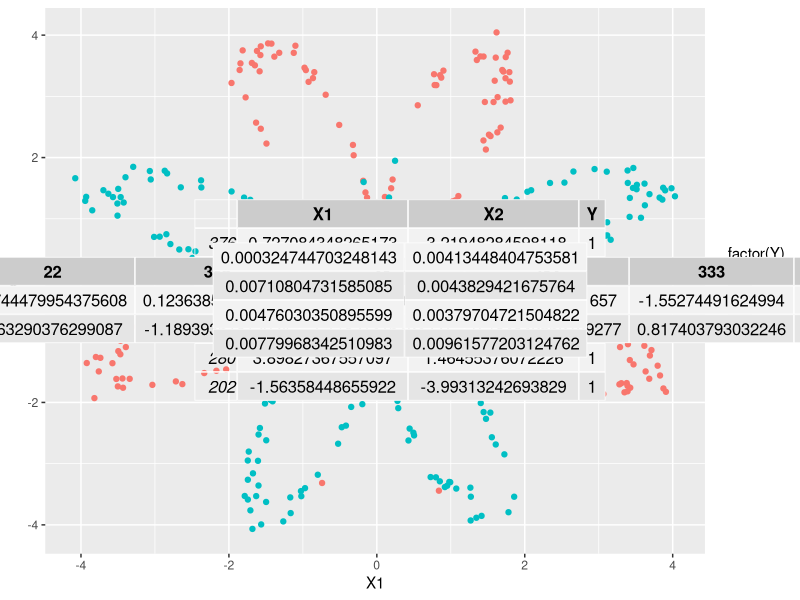

Here is the R script that generated this plot:
## ---- chunk 1
knitr::opts_chunk$set(warning=FALSE, message=FALSE)
knitr::opts_chunk$set(fig.align = "center", fig.height = 8, fig.width = 10)

## ---- chunk 2
# knitr::include_graphics("~/jusmodels/rmarkdowns/composition-of-different-delicious-ingredients.jpg")
## ---- chunk 3
set.seed(777)
library(dplyr)
library(ggplot2)
## ---- chunk 4
planar_dataset <- function(){
  set.seed(1)
  m <- 400
  N <- m/2
  D <- 2
  X <- matrix(0, nrow = m, ncol = D)
  Y <- matrix(0, nrow = m, ncol = 1)
  a <- 4
  
  for(j in 0:1){
    ix <- seq((N*j)+1, N*(j+1))
    t <- seq(j*3.12,(j+1)*3.12,length.out = N) + rnorm(N, sd = 0.2)
    r <- a*sin(4*t) + rnorm(N, sd = 0.2)
    X[ix,1] <- r*sin(t)
    X[ix,2] <- r*cos(t)
    Y[ix,] <- j
  }
  
  d <- as.data.frame(cbind(X, Y))
  names(d) <- c('X1','X2','Y')
  d
}

# try out
df <- planar_dataset()

ggplot(df, aes(x = X1, y = X2, color = factor(Y))) +
  geom_point()
## ---- chunk 5
df <- df[sample(nrow(df)), ]
## ---- chunk 6
train_test_split_index <- 0.8 * nrow(df)
train <- df[1:train_test_split_index,]
test <- df[(train_test_split_index+1): nrow(df),]
train %>% head() %>% 
  gridExtra::grid.table()
## ---- chunk 7
X_train <- scale(train[, c(1:2)])

y_train <- train$Y
dim(y_train) <- c(length(y_train), 1) # add extra dimension to vector

X_test <- scale(test[, c(1:2)])

y_test <- test$Y
dim(y_test) <- c(length(y_test), 1)
## ---- chunk 8
X_train <- as.matrix(X_train, byrow=TRUE)
X_train <- t(X_train)
y_train <- as.matrix(y_train, byrow=TRUE)
y_train <- t(y_train)

X_test <- as.matrix(X_test, byrow=TRUE)
X_test <- t(X_test)
y_test <- as.matrix(y_test, byrow=TRUE)
y_test <- t(y_test)

X_train %>% head() %>% 
  gridExtra::grid.table()
## ---- chunk 9
getLayerSize <- function(X, y, hidden_neurons, train=TRUE) {
  n_x <- dim(X)[1]
  n_h <- hidden_neurons
  n_y <- dim(y)[1]   
  
  size <- list("n_x" = n_x,
               "n_h" = n_h,
               "n_y" = n_y)
  
  return(size)
}
## ---- chunk 10
layer_size <- getLayerSize(X_train, y_train, hidden_neurons = 4)
layer_size
## ---- chunk 11
initializeParameters <- function(X, list_layer_size){

    m <- dim(data.matrix(X))[2]
    
    n_x <- list_layer_size$n_x
    n_h <- list_layer_size$n_h
    n_y <- list_layer_size$n_y
        
    W1 <- matrix(runif(n_h * n_x), nrow = n_h, ncol = n_x, byrow = TRUE) * 0.01
    b1 <- matrix(rep(0, n_h), nrow = n_h)
    W2 <- matrix(runif(n_y * n_h), nrow = n_y, ncol = n_h, byrow = TRUE) * 0.01
    b2 <- matrix(rep(0, n_y), nrow = n_y)
    
    params <- list("W1" = W1,
                   "b1" = b1, 
                   "W2" = W2,
                   "b2" = b2)
    
    return (params)
}
## ---- chunk 12
init_params <- initializeParameters(X_train, layer_size)
lapply(init_params, function(x) dim(x))
## ---- chunk 13
init_params$W1 %>% 
  gridExtra::grid.table()
## ---- chunk 14
sigmoid <- function(x){
    return(1 / (1 + exp(-x)))
}
## ---- chunk 15
forwardPropagation <- function(X, params, list_layer_size){
    
    m <- dim(X)[2]
    n_h <- list_layer_size$n_h
    n_y <- list_layer_size$n_y
    
    W1 <- params$W1
    b1 <- params$b1
    W2 <- params$W2
    b2 <- params$b2
    
    b1_new <- matrix(rep(b1, m), nrow = n_h)
    b2_new <- matrix(rep(b2, m), nrow = n_y)
    
    # z = init_params$W1 %*% X_train + 
    #       (matrix(rep(init_params$b1, dim(X_train)[2]), layer_size$n_h))
    
    Z1 <- W1 %*% X + b1_new
    A1 <- tanh(Z1)         # Función de Activación: tanh entre -1/1
                           # introducen no-linealidad en la red (sin ella
                           # todas las operaciones matriciales son lineales)
                           # hacen posible el aprendizaje de funciones 
                           # no lineales en los datos.
    Z2 <- W2 %*% A1 + b2_new
    A2 <- sigmoid(Z2)         # Función de Activación
    
    cache <- list("Z1" = Z1,
                  "A1" = A1, 
                  "Z2" = Z2,
                  "A2" = A2)

    return (cache)
}
## ---- chunk 16
fwd_prop <- forwardPropagation(X_train, init_params, layer_size)
lapply(fwd_prop, function(x) dim(x))
## ---- chunk 17
computeCost <- function(X, y, cache) {
    m <- dim(X)[2]
    A2 <- cache$A2
    logprobs <- (log(A2) * y) + (log(1-A2) * (1-y))
    cost <- -sum(logprobs/m)
    return (cost)
}

## ---- chunk 18
cost <- computeCost(X_train, y_train, fwd_prop)
cost
## ---- chunk 19
backwardPropagation <- function(X, y, cache, params, list_layer_size){
    
    m <- dim(X)[2]
    
    n_x <- list_layer_size$n_x
    n_h <- list_layer_size$n_h
    n_y <- list_layer_size$n_y

    A2 <- cache$A2
    A1 <- cache$A1
    W2 <- params$W2

    dZ2 <- A2 - y # error residual
    dW2 <- 1/m * (dZ2 %*% t(A1))  # A1 weight aprendidos de la primer capa
    db2 <- matrix(1/m * sum(dZ2), nrow = n_y)
    db2_new <- matrix(rep(db2, m), nrow = n_y)
    
    dZ1 <- (t(W2) %*% dZ2) * (1 - A1^2)
    dW1 <- 1/m * (dZ1 %*% t(X))
    db1 <- matrix(1/m * sum(dZ1), nrow = n_h)
    db1_new <- matrix(rep(db1, m), nrow = n_h)
    
    grads <- list("dW1" = dW1, # derivada de W1
                  "db1" = db1,
                  "dW2" = dW2,
                  "db2" = db2)
    
    return(grads)
}

## ---- chunk 20
back_prop <- backwardPropagation(X_train, y_train, fwd_prop, init_params, layer_size)
lapply(back_prop, function(x) dim(x))
## ---- chunk 21
updateParameters <- function(grads, params, learning_rate){

    W1 <- params$W1
    b1 <- params$b1
    W2 <- params$W2
    b2 <- params$b2
    
    dW1 <- grads$dW1
    db1 <- grads$db1
    dW2 <- grads$dW2
    db2 <- grads$db2
    
    
    W1 <- W1 - learning_rate * dW1
    b1 <- b1 - learning_rate * db1
    W2 <- W2 - learning_rate * dW2
    b2 <- b2 - learning_rate * db2
    
    updated_params <- list("W1" = W1,
                           "b1" = b1,
                           "W2" = W2,
                           "b2" = b2)
    
    return (updated_params)
}
## ---- chunk 22
update_params <- updateParameters(back_prop, init_params, learning_rate = 0.01)
lapply(update_params, function(x) dim(x))
## ---- chunk 23
trainModel <- function(X, y, num_iteration, hidden_neurons, lr){
    
    layer_size <- getLayerSize(X, y, hidden_neurons)
    init_params <- initializeParameters(X, layer_size)
    cost_history <- c()
    for (i in 1:num_iteration) {
        fwd_prop <- forwardPropagation(X, init_params, layer_size)
        cost <- computeCost(X, y, fwd_prop)
        back_prop <- backwardPropagation(X, y, fwd_prop, init_params, layer_size)
        update_params <- updateParameters(back_prop, init_params, learning_rate = lr)
        init_params <- update_params
        cost_history <- c(cost_history, cost)
        
        if (i %% 10000 == 0) cat("Iteration", i, " | Cost: ", cost, "\n")
    }
    
    model_out <- list("updated_params" = update_params,
                      "cost_hist" = cost_history)
    return (model_out)
}
## ---- chunk 24
EPOCHS = 60000
HIDDEN_NEURONS = 40
LEARNING_RATE = 0.9
## ---- chunk 25
train_model <- trainModel(X_train, y_train, hidden_neurons = HIDDEN_NEURONS, num_iteration = EPOCHS, lr = LEARNING_RATE)
## ---- chunk 26
makePrediction <- function(X, y, hidden_neurons){
    layer_size <- getLayerSize(X, y, hidden_neurons)
    params <- train_model$updated_params
    fwd_prop <- forwardPropagation(X, params, layer_size)
    pred <- fwd_prop$A2
    
    return (pred)
}
## ---- chunk 27
y_pred <- makePrediction(X_test, y_test, HIDDEN_NEURONS)
y_pred <- round(y_pred)
## ---- chunk 28
lr_model <- glm(Y ~ X1 + X2, data = train, family="binomial")
lr_pred <- round(as.vector(predict(lr_model, test[, 1:2])))
## ---- chunk 29
tb_nn <- table(y_test, y_pred)
tb_lr <- table(y_test, lr_pred)
## ---- chunk 30
calculate_stats <- function(tb, model_name) {
  acc <- (tb[1] + tb[4])/(tb[1] + tb[2] + tb[3] + tb[4])
  recall <- tb[4]/(tb[4] + tb[3])
  precision <- tb[4]/(tb[4] + tb[2])
  f1 <- 2 * ((precision * recall) / (precision + recall))
  
  cat(model_name, ": \n")
  cat("\tAccuracy = ", acc*100, "%.")
  cat("\n\tPrecision = ", precision*100, "%.")
  cat("\n\tRecall = ", recall*100, "%.")
  cat("\n\tF1 Score = ", f1*100, "%.\n\n")
}

## ---- chunk 31
calculate_stats(tb_lr, "RegresionLogística")
## ---- chunk 32
calculate_stats(tb_nn, "RedNeuronal")
